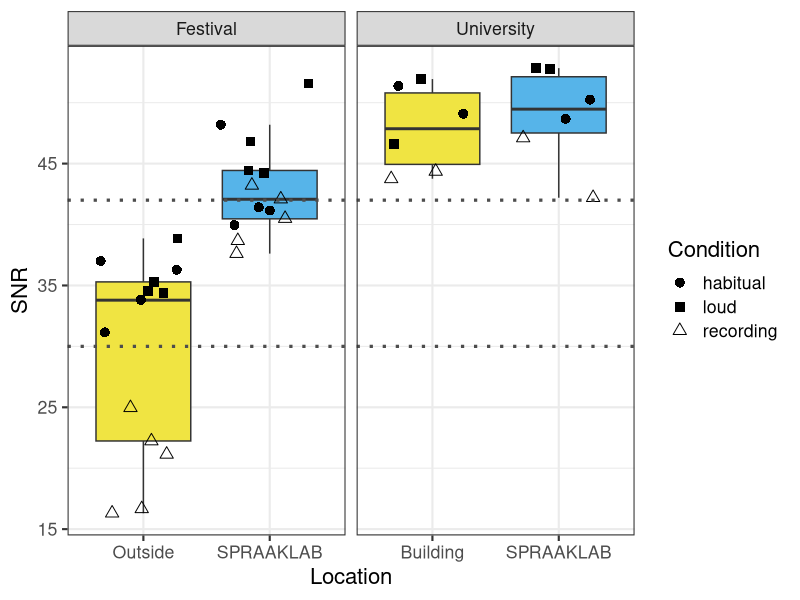
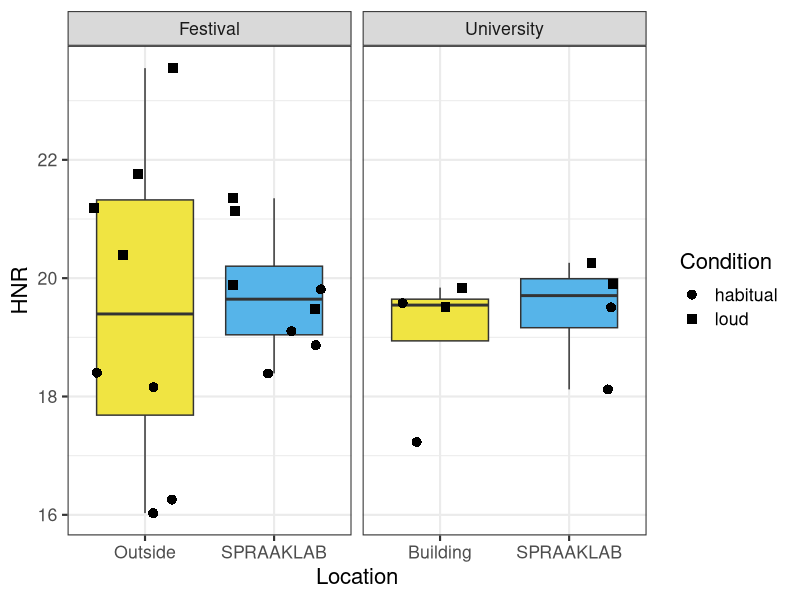

Recreate these plots in R, in order.
## ---- chunk 1
library(ggplot2)
library(dplyr)
## ---- chunk 2
dat <- read.csv("data_spraaklab.csv")
head(dat)
str(dat)
## ---- chunk 3
dat[1:6] <- lapply(dat[1:6], as.factor)
str(dat)
## ---- chunk 4
dat %>%
  group_by(festival_or_uni, condition, SPRAAKLAB) %>%
  summarize(count = n()) # only two recs per condition at the university

# Descriptives of Table 1

dat %>%
  filter(condition == "habitual") %>%
  group_by(festival_or_uni, SPRAAKLAB) %>%
  summarise(mean_SPL = mean(dB),
            mean_SNR = mean(SNR),
            mean_HNR = mean(HNR)) %>%
  mutate_if(is.numeric, round, 1)

dat %>%
  filter(condition == "loud") %>%
  group_by(festival_or_uni, SPRAAKLAB) %>%
  summarise(mean_SNR = mean(SNR),
            mean_HNR = mean(HNR)) %>%
  mutate_if(is.numeric, round, 1)

dat %>%
  filter(condition == "recording") %>%
  group_by(festival_or_uni, SPRAAKLAB) %>%
  summarise(mean_SNR = mean(SNR),
            mean_HNR = mean(HNR)) %>%
  mutate_if(is.numeric, round, 1)
## ---- chunk 5
dat %>%
  ggplot(aes(x = location, y = SNR, fill=SPRAAKLAB)) +
  geom_boxplot(outlier.shape=NA) +
  geom_jitter(aes(shape = condition), size=3) +
  theme_bw(base_size=16) +
  facet_wrap(~festival_or_uni, scales="free_x") +
  scale_shape_manual(values=c(16, 15, 2)) +
  labs(x="Location", y="SNR", shape="Condition", fill="SPRAAKLAB") +
  scale_fill_manual(values=c("#F0E442", "#56B4E9")) +
  guides(fill="none") +
  guides(shape=guide_legend(title = "Condition")) +
  xlab("Location") +
  geom_hline(yintercept=42, linetype="dotted", color = "grey30", size = 1.1) +
  geom_hline(yintercept=30, linetype="dotted", color = "grey30", size=1.1)
## ---- chunk 6
dat %>%
  filter(! condition == "recording") %>%
  ggplot(aes(x = location, y = HNR, fill=SPRAAKLAB)) +
  geom_boxplot(outlier.shape=NA) +
  geom_jitter(aes(shape = condition), size=3) +
  theme_bw(base_size=16) +
  facet_wrap(~festival_or_uni, scales="free_x") +
  scale_shape_manual(values=c(16, 15, 2)) +
  labs(x="Location", y="HNR", shape="Condition", fill="SPRAAKLAB") +
  scale_fill_manual(values=c("#F0E442", "#56B4E9")) +
  guides(fill="none") +
  guides(shape=guide_legend(title = "Condition")) +
  xlab("Location")
